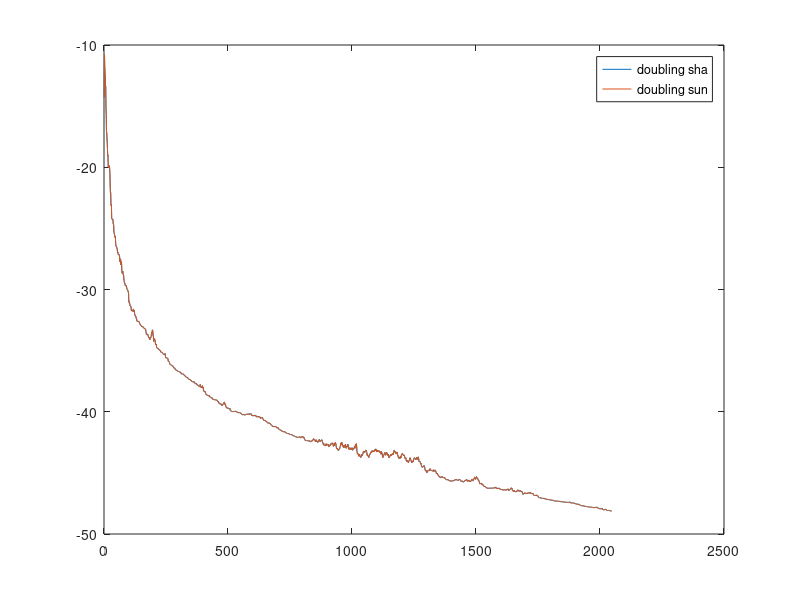

Source code (MATLAB): (Note: this script raises an error after producing the figure.)
function out = doubling_trick()
%use doubling tricking to iterate
M = 11; % 2 ^ 15 = 32768
% the maxiums turn will iterate T times;
T = 2^(M)-1; % avoid the last value to 0
% T = 50000;
% G is  positive retional number begin with 1
N = 100; % N is used to set G and Z
global G;
G = ones(1,N);
global Z;
Z = zeros(N-1,1);
% your decision domain used in projection
global x_bound;
x_bound = [0,1000];
% D and eta are used in reward function U
global D;
D = 1;
global eta;
eta = 1;
global gzs;
gzs  = zeros(1,T+1); % <G , Z>
% output variable
global regrets;
regrets = zeros(1,T);
global regrets_div_t;
regrets_div_t = zeros(1,T);
global experts;
experts = zeros(1,T);
global expertsRewards;
expertsRewards = zeros(1,T);
global myChoices;
myChoices = zeros(1,T);
global myRewards;
myRewards = zeros(1,T);
% the initial y

y1 = 8;

%%%%%%%%%%%%%%%%%%
% main function  %
%%%%%%%%%%%%%%%%%%
  isDraw =false;
  rng(1);
  out_d=OGD_doubling(M,y1,isDraw);
  
  figure('name','Regrets Compare','NumberTitle','off','Position',[100,0,700,500]);
  plot(out_d,'DisplayName','doubling sha');
  hold on;
  
   rng(1);
%  out = OGD_Primary(T,y1,isDraw);
   x=ogddoublingtrick(M-1);
   plot(x,'DisplayName','doubling sun');
   lg=legend('doubling sha','doubling sun');
   lg.FontSize = 15;
   hold off;
%   
%   rng(1);
%   regret_s=ogdfix(8,x_bound);
%   figure('name','RG','NumberTitle','off','Position',[0,500,700,500]);
%   plot(out,'DisplayName','out_s');
%   hold on;
%   plot(regret_s,'DisplayName','regret_s');
%   legend('out_s','regret_s');
%   hold off;
%%%%%%%end%%%%%%%%


end

function out = OGD_doubling(M,y1,isDraw)
  global regrets_div_t;
  global experts;
  global myChoices;
%   global myRewards;
%   global expertsRewards;
%   global gzs;
   yout = y1;
  %rng('shuffle');
  for m = 1 : M

    [yout,regretsOut] = iteration(2^(m-1),2^(m)-1,yout,true);
%    [myChoices(m),experts(m), regrets(m)]=
%    regrets_div_t(m) = regrets(m)/2^m;
  end
 
  if isDraw
    figure('name','The value of Xt','NumberTitle','off','Position',[0,500,700,500]);
    plot(experts,'DisplayName','experts');
    hold on;
    plot(myChoices,'DisplayName','mychoice');
    lgf = legend('experts','mychoice');
    lgf.FontSize = 15;
    hold off;
    figure('name','The aluve of regret','NumberTitle','off','Position',[700,500,700,500]);
    hold on;
    %plot(regret_s'+ones(1,size(regret_s,1))*89);
    
    plot(regretsOut);
    hold off;
    
%     figure('name','Regret div t','NumberTitle','off','Position',[700,0,700,500]);
%     plot(regrets_div_t);
  end
%   diff(1:end) = regrets -(regret_s'-ones(1,size(regret_s,1))*89);

  out = regretsOut;
end

function out = OGD_Primary(T,y1,isDraw)
  global regrets_div_t;
  global experts;
  global myChoices;

%   output variable
%   regrets = zeros(1,T);
%   regrets_div_t = zeros(1,T);
%   experts = zeros(1,T);
%   expertsRewards = zeros(1,T);
%   myChoices = zeros(1,T);
%   myRewards = zeros(1,T);
   
  disp('Begin Loop');
  fprintf('Iterate %d turns',T);
  
   [yout,regretsOut ]= iteration(1,T,y1,false);
  
  disp('End Loop');
  
  if isDraw
    figure('name','The value of Xt','NumberTitle','off','Position',[0,500,700,500]);
    plot(experts,'DisplayName','experts');
    hold on;
    plot(myChoices,'DisplayName','mychoice');
    legend('experts','mychoice');
    hold off;
    figure('name','The aluve of regret','NumberTitle','off','Position',[700,500,700,500]);
    plot(regretsOut);
    figure('name','Regret div t','NumberTitle','off','Position',[700,0,700,500]);
    plot(regrets_div_t);
  end
  out = regretsOut;
end


function [yout,regretsOut ]=iteration(t_b,t_e,y,doubling_flag)
  global G;
  global Z;
  global x_bound;
  global D;
  global eta;
  global gzs;
  global regrets;
  global regrets_div_t;
  global experts;
  global expertsRewards;
  global myChoices;
  global myRewards;
  


  
  % start at 0 OMG this is a serious problem !!! because in matlab for i =
  % i = 1:1 will iterate
  if t_b == 1
    % I think there is problem
    % If we choose iterate from 1
    % The X_1 is decided by which parameter
    % This simulation is a little bit different from the normal algorithm
    % in the paper. 
    % In my code we get x at first, then we gerate y
    % get x0
    x_t = project(y,x_bound);
    % x0 feedback
    Z(1:end) = D * rand(size(Z,1),1);
    gzs(1) = G(2:end) * Z;    
    y = y + (gradient(x_t,gzs(1),eta,G));
  end
   
  for t = t_b : t_e
    %Z(1:end) = D * rand(size(Z,1),1);
    % gzs(t) = G(2:end) * Z;
    % my choice

    if doubling_flag 
      eta1 = t_b+1; 
    else
      eta1 = t + 1;
    end
    
    % get x_t
    myChoices(t) = project(y,x_bound);
  
    % feedback
    Z(1:end) = D * rand(size(Z,1),1);
    gzs(t) = G(2:end) * Z;
    
    % get y t + 1
    y = y + (1 / eta1)*(gradient(myChoices(t) ,gzs(t),eta,G));
    
    % my rewards
    if t == 1
       myRewards(1)  = userLoss(myChoices(1),gzs(1),eta,G);
    else
       myRewards(t)  = myRewards(t-1) + userLoss(myChoices(t),gzs(t),eta,G);
    end
    % caculate expert choice
    if t == 1
       u =  (gzs(1) + eta) / G(1);
    else
       u = (t-1)/ t* experts(t - 1) + 1/t * 1 /G(1) * (gzs(t) + eta);
    end
    u = project(u,x_bound);
    
    % record expert's choice
    experts(t) = u;
    %expert's rewards
    
    expertsRewards(t) = expertReward(experts(t),gzs,eta,t,G);
    
    % regret
    regrets(t) = myRewards(t) - expertsRewards(t);
    
    % test the big O property
    regrets_div_t(t) = regrets(t) / t;
    %%%
  end
  
  yout = y;
  regretsOut = regrets;
end


% the difference of reward function U
function uout = gradient(x_t,gz,eta,G)
  uout = - G(1)*(G(1)*x_t - gz - eta);  
end
% the reward function U
function uout = userLoss(x_t,gz,eta,G)
  uout = -0.5 * (G(1).*x_t - gz - eta).^2;
end

function uout = expertReward(u,gzs,eta,t,G)
  uout = -0.5 * (t * ((G(1)* u - eta)^2 )+sum(-2*(G(1)*u -eta) * gzs(1:t) + gzs(1:t).^2));
end
%the projection funciton
function x_t = project(y_t,x_bound)
  if x_bound(1) <= y_t && y_t <= x_bound(2)
    x_t = y_t;
  else
    if y_t < x_bound(1)
      x_t = x_bound(1);
    else
      x_t = x_bound(2);
    end
  end
end


function regret=ogdfix(y1,x_bound)
%x belongs to [0,1000]
% global myRewards;
% global myChoices;
%y0=8;
  T=2^11-1;
  eta=1;
  n=100;
  s=zeros(T+1,1);

  y=zeros(T,1);
  % this y has some problem!!!
  % I fix it
  %calculate y(1)
  expert_reward=zeros(T,1);
  users_reward=zeros(T,1);
  regret=zeros(T,1);
  u=zeros(T,1);
  user=zeros(T,1);
  z=zeros(n-1,1);
 
  x=zeros(T,1);
  
  % init 
  % we should say given y1,insteading given y0
  % get x0
  %  y(1) = y1;
  x = project(y1,x_bound);
  % feedback t = 0
  z(:)=rand(n-1,1);
  s =sum(z);
  % y = 1
  y(1)= y1 -  (x-sum(z)-eta);
  % feedback function
  % t = 1
  x(1) = project( y(1),x_bound);
  % feedback t = 1
  z(:)=rand(n-1,1);
  s(1) =sum(z);
  user(1) = -0.5*(x(1)-s(1)-eta)^2; 
  u(1)=s(1)+eta;
  expert_reward(1) = -0.5*(u(1)-s(1)-eta)^2;
  regret(1)=user(1)-expert_reward(1);
  % y 2 
   y(2)= y(1) - 1/2 * (x(1)-sum(z)-eta);
  for t=2:T
      %user's choice
      
      % get x and save user choice
      x(t)=project(y(t),x_bound);

      % get feedback
      z=rand(n-1,1);
      s(t)=sum(z);

      % update y
      y(t+1)=y(t)-(x(t)-s(t)-eta)/(t+1);
      %user performance
      users_reward(t)=-0.5*(x(t)-s(t)-eta)^2; 
 
      user(t)=user(t-1)+users_reward(t);
      %best expert performance
     

      u(t)=u(t-1)*(t-1)/t+(s(t)+eta)/t; 

      for j=1:t
          expert_reward(t)=expert_reward(t)-0.5*(u(t)-s(j)-eta)^2;
       end
      %calculate regret
      regret(t)=user(t)-expert_reward(t);
   end
end


function x=ogddoublingtrick(period)
%x belongs to [0,1000]
round=2^(period+1)-1;

rng(1);
x=zeros(round,1);
y=zeros(round,1);
u=zeros(round,1);
user=zeros(round,1);
expert_reward=zeros(round,1);
users_reward=zeros(round,1);
regret=zeros(round,1);

y0=8;
eta=1;
n=100;
s=zeros(round,1);

%calculate y(1)
z=rand(n-1,1);
x0=project(y0);
sum0=sum(z);
y(1)=y0-(x0-sum0-eta);

% regret
for m=0:period
    for t=(2^m):(2^(m+1)-1)
         %user's choice
          x(t)=project(y(t));
          
          z=rand(n-1,1);
          s(t)=sum(z);
          y(t+1)=y(t)-(x(t)-s(t)-eta)/(2^m+1);
        %user performance
        users_reward(t)=-0.5*(x(t)-s(t)-eta)^2; 
        if t==1
            user(t)=users_reward(t);
        else
            user(t)=user(t-1)+users_reward(t);
        end
        %best expert performance
        if t==1
            u(t)=s(t)+eta;
        else
            u(t)=u(t-1)*(t-1)/t+(s(t)+eta)/t; 
        end
        for j=1:t
            expert_reward(t)=expert_reward(t)-0.5*(u(t)-s(j)-eta)^2;
        end
        %calculate regret
        regret(t)=user(t)-expert_reward(t);
    end
end
x = regret;

function x=project(y)
if y>=0 && y<=1000
    x=y;
elseif y>1000
    x=1000;
else
    x=0;
end
end

end


